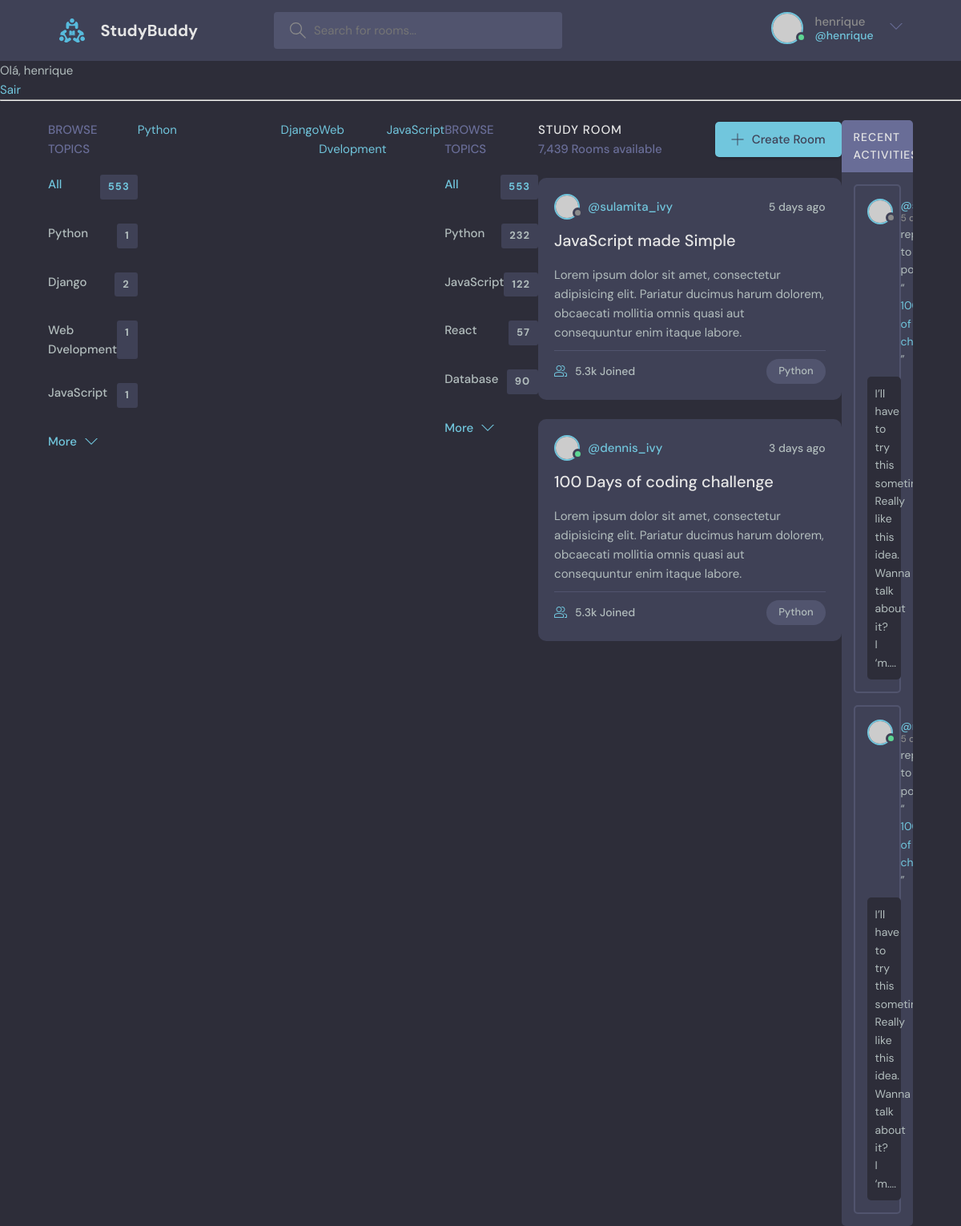
The page / (signed in) on the database its author committed.
### base/models.py (models this page shows, shortened)
class  Topic(models.Model):
    name = models.CharField(max_length=200)

### base/views.py (the view)
# urls.py: path('', views.home, name="home"),
@login_required(login_url='login-pagina')
def home(request):
    q = request.GET.get('q') if request.GET.get('q') != None else ''
    rooms = Room.objects.filter(
        Q(topic__name__icontains=q) |
        Q(name__icontains=q) |
        Q(discription__icontains=q)
        )
    user_rooms = Room.objects.filter(host=request.user)
    num_rooms = user_rooms.count()
    topics = Topic.objects.all()
    room_count = rooms.count()
    room_messages = Message.objects.filter(Q(room__topic__name__icontains=q))
    context = {'rooms':rooms, 'topics':topics, 'room_count':room_count, 'num_rooms':num_rooms, 'room_messages':room_messages}
    return render(request, 'base/home.html', context)

### base/templates/base/home.html (shortened to what this page needs)
{% extends 'main.html' %}
{% block content %}
<main class="layout layout--3">
  <div class="container">
    {% include 'base/topics_component.html' %}
    <div class="topics">
      <div class="topics__header">
        <h2>Browse Topics</h2>
      </div>
      <ul class="topics__list">
        <li>
          <a href="/" class="active">All <span>553</span></a>
        </li>
        <li>
          <a href="/">Python <span>232</span></a>
        </li>
        <li>
          <a href="/">JavaScript <span>122</span></a>
        </li>
        <li>
          <a href="/">React <span>57</span></a>
        </li>
        <li>
          <a href="/">Database <span>90</span></a>
        </li>
      </ul>
      <a class="btn btn--link" href="topics.html">
        More
        <svg version="1.1" xmlns="http://www.w3.org/2000/svg" width="32" height="32" viewBox="0 0 32 32">
          <title>chevron-down</title>
          <path d="M16 21l-13-13h-3l16 16 16-16h-3l-13 13z"></path>
        </svg>
      </a>
    </div>
    <div class="roomList">
      <div class="roomList__header">
        <div>
          <h2>Study Room</h2>
          <p>7,439 Rooms available</p>
        </div>
        <a class="btn btn--main" href="create-room.html">
          <svg version="1.1" xmlns="http://www.w3.org/2000/svg" width="32" height="32" viewBox="0 0 32 32">
            <title>add</title>
            <path
              d="M16.943 0.943h-1.885v14.115h-14.115v1.885h14.115v14.115h1.885v-14.115h14.115v-1.885h-14.115v-14.115z"
            ></path>
          </svg>
          Create Room
        </a>
      </div>
      <div class="roomListRoom">
        <div class="roomListRoom__header">
          <a href="profile.html" class="roomListRoom__author">
            <div class="avatar avatar--small">
              <img src="https://randomuser.me/api/portraits/women/11.jpg" />
            </div>
            <span>@sulamita_ivy</span>
          </a>
          <div class="roomListRoom__actions">
            <span>5 days ago</span>
          </div>
        </div>
        <div class="roomListRoom__content">
          <a href="room.html">JavaScript made Simple</a>
          <p>
            Lorem ipsum dolor sit amet, consectetur adipisicing elit. Pariatur ducimus harum dolorem, obcaecati
            mollitia omnis quasi aut consequuntur enim itaque labore.
          </p>
        </div>
        <div class="roomListRoom__meta">
          <a href="room.html" class="roomListRoom__joined">
            5.3k Joined
          </a>
          <p class="roomListRoom__topic">Python</p>
        </div>
      </div>
      <div class="roomListRoom">
        <div class="roomListRoom__header">
          <a href="profile.html" class="roomListRoom__author">
            <div class="avatar avatar--small active">
              <img src="https://randomuser.me/api/portraits/men/11.jpg" />
            </div>
            <span>@dennis_ivy</span>
          </a>
          <div class="roomListRoom__actions">
            <span>3 days ago</span>
          </div>
        </div>
        <div class="roomListRoom__content">
          <a href="room.html">100 Days of coding challenge</a>
          <p>
            Lorem ipsum dolor sit amet, consectetur adipisicing elit. Pariatur ducimus harum dolorem, obcaecati
            mollitia omnis quasi aut consequuntur enim itaque labore.
          </p>
        </div>
        <div class="roomListRoom__meta">
          <a class="roomListRoom__joined">
            5.3k Joined
          </a>
          <p class="roomListRoom__topic">Python</p>
        </div>
      </div>
    </div>
    <div class="activities">
      <div class="activities__header">
        <h2>Recent Activities</h2>
      </div>
      <div class="activities__box">
        <div class="activities__boxHeader roomListRoom__header">
          <a href="profile.html" class="roomListRoom__author">
            <div class="avatar avatar--small">
              <img src="https://randomuser.me/api/portraits/women/11.jpg" />
            </div>
            <p>
              @sulamita_ivy
              <span>5 days ago</span>
            </p>
          </a>
        </div>
        <div class="activities__boxContent">
          <p>replied to post “<a href="room.html">100 Days of code challenge!</a>”</p>
          <div class="activities__boxRoomContent">
            I’ll have to try this sometime. Really like this idea. Wanna talk about it? I ‘m....
          </div>
        </div>
      </div>
      <div class="activities__box">
        <div class="activities__boxHeader roomListRoom__header">
          <a href="profile.html" class="roomListRoom__author">
            <div class="avatar avatar--small active">
              <img src="https://randomuser.me/api/portraits/men/13.jpg" />
            </div>
            <p>
              @mr_spshuvo
              <span>5 days ago</span>
            </p>
          </a>
        </div>
        <div class="activities__boxContent">
          <p>replied to post “<a href="room.html">100 Days of code challenge!</a>”</p>
          <div class="activities__boxRoomContent">
            I’ll have to try this sometime. Really like this idea. Wanna talk about it? I ‘m....
          </div>
        </div>
      </div>
    </div>
  </div>
</main>
{% endblock content %}

### templates/navbar.html (shortened to what this page needs)
{% load static %}
<header class="header header--loggedIn">
    <div class="container">
      <a href="{% url 'home' %}" class="header__logo">
        <img src="{% static 'images/logo.svg' %}" />
        <h1>StudyBuddy</h1>
      </a>
      <form class="header__search" mathod="GET" action="{% url 'home' %}">
        <label>
          <input name="q" placeholder="Search for rooms..." />
        </label>
      </form>
      <nav class="header__menu">
        {% if request.user.is_authenticated %}
        <div class="header__user">
          <a href="profile.html">
            <div class="avatar avatar--medium active">
              <img src="https://randomuser.me/api/portraits/men/37.jpg" />
            </div>
            <p>{{request.user.username}} <span>@{{request.user.username}}</span></p>
          </a>
          <button class="dropdown-button">
            <svg version="1.1" xmlns="http://www.w3.org/2000/svg" width="32" height="32" viewBox="0 0 32 32">
              <title>chevron-down</title>
              <path d="M16 21l-13-13h-3l16 16 16-16h-3l-13 13z"></path>
            </svg>
          </button>
        </div>
        {% else %}
        <Not Logged In >
        <a href="{% url 'login-pagina' %}">
          <img src="{% static 'images/avatar.svg' %}" />
          <p>Login</p>
        </a>
        {% endif %}
      </nav>
    </div>
  </header>
{% if request.user.is_authenticated %}
<p>Olá, {{request.user}}</a></p>
<a href="{% url 'logout' %}">Sair</a>
{% else %}
<a href="{% url 'login-pagina' %}">Entrar</a>
{% endif %}
<hr>

### base/templates/base/topics_component.html
<div class="topics">
    <div class="topics__header">
      <h2>Browse Topics</h2>
    </div>
    <ul class="topics__list">
      <li>
        <a href="{% url 'home' %}" class="active">All <span>553</span></a>
      </li>
      {% for topic in topics %}
      <li>
        <a href="{% url 'home' %}?q={{topic.name}}">{{topic.name}} <span>{{topic.room_set.all.count}}</span></a>
      </li>
      {% endfor %}
    </ul>
    <a class="btn btn--link" href="topics.html">
      More
      <svg version="1.1" xmlns="http://www.w3.org/2000/svg" width="32" height="32" viewBox="0 0 32 32">
        <title>chevron-down</title>
        <path d="M16 21l-13-13h-3l16 16 16-16h-3l-13 13z"></path>
      </svg>
    </a>
  </div>
{% for topic in topics %}
<div>
    <a href="{% url 'home' %}?q={{topic.name}}">{{topic.name}}</a>
</div>
{% endfor %}

### rows shown on the page
Topic: name "Python", room_set.all.count "1"
Topic: name "Django", room_set.all.count "2"
Topic: name "Web Dvelopment", room_set.all.count "1"
Topic: name "JavaScript", room_set.all.count "1"

### other values the page prints
{{ request.user.username }} "henrique"
{{ request.user }} "henrique"
